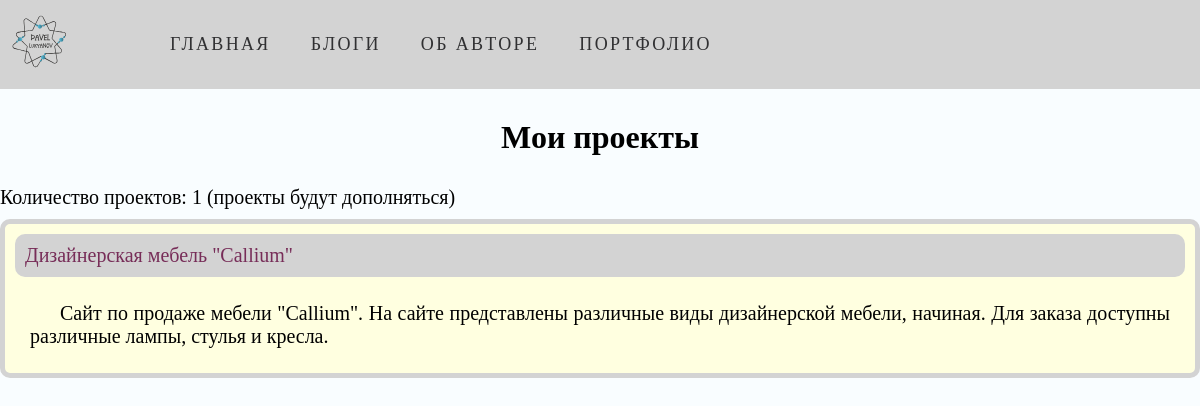
/projects/, run on the app's committed database.
### main_page/models.py (models this page shows, shortened)
class Menu(models.Model):
    title = models.CharField(max_length=50)
    url = models.CharField(max_length=50)

### portfolio/models.py (models this page shows, shortened)
class Project(models.Model):
    title = models.CharField(max_length=250)
    description = models.TextField(max_length=500)
    source = models.FileField(upload_to='portfolio/uploads/source')
    image = models.ImageField(upload_to='portfolio/uploads', null=True)

### portfolio/views.py (the view)
# urls.py: path('projects/', include('portfolio.urls')),
def projects(request):
    menu = Menu.objects.all()
    my_projects = Project.objects.all()
    return render(request, 'portfolio/portfolio.html', {'menu': menu, 'projects': my_projects})

### templates/portfolio/portfolio.html (shortened to what this page needs)
{% extends 'main_page/base.html' %}
{% load static %}
{% block css %}
    <link rel="stylesheet" href="{% static 'css/portfolio.css' %}">
{% endblock %}
{% block content %}
    <h1>Мои проекты</h1>
    <p class="count container">Количество проектов: {{ projects.count }} (проекты будут дополняться)</p>
    {% for project in projects %}
        <div class="projects container">
            <div class="top">
                <a href="{% url 'project:project_details' project.id %}">{{ project.title }}</a>
            </div>
            <div class="description-text">
                <p>{{ project.description | striptags | truncatechars:360 }}</p>
            </div>
        </div>
    {% endfor %}
{% endblock %}

### templates/main_page/base.html (shortened to what this page needs)
{% load static %}
<!DOCTYPE html>
<html lang="en">
<head>
    <link rel="stylesheet" href="{% static 'css/base.css' %}">
    {% block css %} {% endblock %}
</head>
<body>
    <header class="page-header">
        <div class="page-header__wrapper container">
            <div class="page-header__logo">
                <a href="{% url "index" %}">
                    <img src="{% static 'main_page/my_logo.svg' %}" width="80" height="80" alt="Логотип автора">
                </a>
            </div>
            <nav class="site-nav page-header__site-nav">
                {% for el in menu %}
                <ul class="site-nav__list">
                    <li class="site-nav__item"><a href="{{ el.url }}">{{ el.title }}</a></li>
                </ul>
                {% endfor %}
            </nav>
        </div>
    </header>
    {% block content %}
    {% endblock %}
</body>
</html>

### main_page/static/css/base.css (style rules this page uses)
body { padding: 0; margin: 0; background-color: #f9fdff; }
h1, h2, h3, p { margin: 0; padding: 0; }
.container { max-width: 1200px; min-width: 320px; margin: 0 auto; box-sizing: border-box }
.page-header { background-color: lightgray; }
.page-header__logo { padding-top: 5px; height: auto; width: auto; }
.page-header__wrapper { display: flex; flex-wrap: wrap; justify-content: flex-start; align-items: center; }
.page-header__site-nav { display: flex; margin-left: 50px }
.site-nav__list { list-style: none; }
.site-nav__item a { text-decoration: none; font-size: 18px; line-height: 19px; color: #303032; text-transform: uppercase; letter-spacing: .13em; }

### portfolio/static/css/portfolio.css (style rules this page uses)
h1 { text-align: center; padding: 30px 30px; }
.count { font-size: 20px; margin-bottom: 10px; }
.projects { text-align: justify; border: 5px solid lightgray; background-color: lightyellow; padding: 10px; border-radius: 10px; margin-bottom: 30px; }
.top { display: flex; justify-content: space-between; align-items: center; background: #d3d3d3; padding: 10px; color: #7c367c; margin-bottom: 10px; border-radius: 10px; }
.top a { font-size: 20px; text-decoration: none; color: #772d58; cursor: pointer; }
.description-text { font-size: 20px; padding: 15px; text-indent: 1.5em; }

### data on the page
Menu: title "ГЛАВНАЯ"
Menu: title "БЛОГИ"
Menu: title "ОБ АВТОРЕ"
Menu: title "ПОРТФОЛИО"
Project: title "Дизайнерская мебель \"Callium\"", description "Сайт по продаже мебели \"Callium\". На сайте представлены различные виды дизайнерской мебели, начиная. Для заказа доступны различные лампы, стулья и кресла."

### other printed values
{{ projects.count }} "1"
